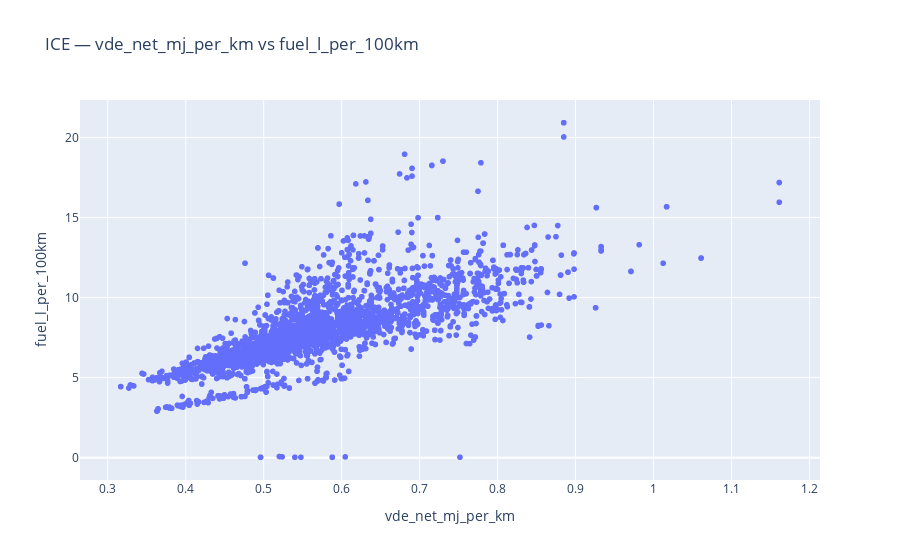

Write notebook code for a chart like this one.
### Code cell
import plotly.express as px
import pandas as pd

# 1) Carrega e remove colunas duplicadas do JOIN
df_plot = pd.read_sql(
    "SELECT * FROM vde_db JOIN fuelcons_db ON vde_db.id = fuelcons_db.vde_id;",
    con
)
df_plot = df_plot.loc[:, ~df_plot.columns.duplicated(keep="first")]

# 2) Só ICE (tolerante) + drop de NaN necessários
df_ice = df_plot[~df_plot["electrification"].astype(str).str.upper().isin(["BEV","PHEV"])]
df_ice = df_ice.dropna(subset=["vde_net_mj_per_km", "fuel_l_per_100km"])

# 3) Scatter simples
fig = px.scatter(
    df_ice,
    x="vde_net_mj_per_km",
    y="fuel_l_per_100km",
    labels={"vde_net_mj_per_km":"vde_net_mj_per_km", "fuel_l_per_100km":"fuel_l_per_100km"},
    title="ICE — vde_net_mj_per_km vs fuel_l_per_100km"
)
fig.show()

### Figure 1 — Plotly figure (JSON) as saved in the notebook; plotly's stock layout.template omitted (floating-point values rounded to 4 significant figures; data arrays with more than 128 entries replaced by an {"elided": "..."} marker saying what was removed)
{"data": [{"hovertemplate": "vde_net_mj_per_km=%{x}<br>fuel_l_per_100km=%{y}<extra></extra>", "legendgroup": "", "marker": {"color": "#636efa", "symbol": "circle"}, "mode": "markers", "name": "", "showlegend": false, "type": "scattergl", "x": {"elided": "3958 float values"}, "xaxis": "x", "y": {"elided": "3958 float values"}, "yaxis": "y"}], "layout": {"legend": {"tracegroupgap": 0}, "title": {"text": "ICE — vde_net_mj_per_km vs fuel_l_per_100km"}, "xaxis": {"anchor": "y", "domain": [0, 1], "title": {"text": "vde_net_mj_per_km"}}, "yaxis": {"anchor": "x", "domain": [0, 1], "title": {"text": "fuel_l_per_100km"}}}}
